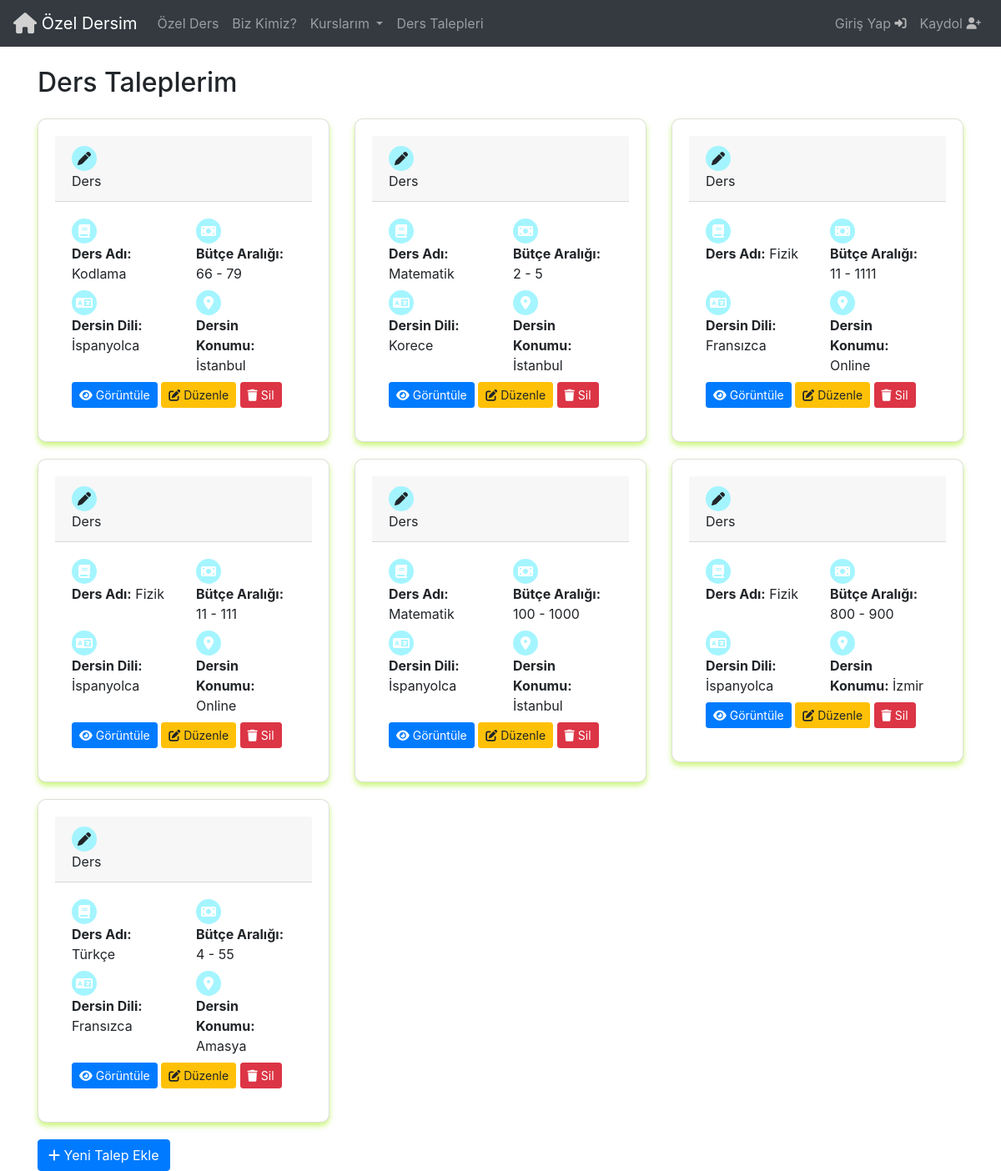
Page /ders_taleplerim/1 on the committed database.
### Base/models.py (models this page shows, shortened)
class DersTalepleri(models.Model):
  seviye = [
    ('İlkokul', 'İlkokul'),
    ('Ortaokul', 'Ortaokul'),
    ('Lise', 'Lise'),
    ('Üniversite', 'Üniversite'),
    ('Yüksek Lisans','Yüksek Lisans'),
  ]
  kullanici = models.ForeignKey(User, on_delete=models.CASCADE)
  isim = models.CharField(max_length=50)
  ders = models.ForeignKey(Ders, on_delete=models.CASCADE)
  talep_notu= models.TextField(max_length=200,null=True,blank=True)
  talep_durumu = models.BooleanField(default=False)
  min_butce = models.IntegerField(validators=[MinValueValidator(0)])
  max_butce = models.IntegerField(validators=[MaxValueValidator(10000)])
  ogrenci_seviyesi = models.CharField(max_length=50,choices=seviye)
  olusturulma_tarihi = models.DateTimeField(auto_now_add=True)
  konum = models.ForeignKey(Sehir, on_delete=models.CASCADE, null=True, blank=True, default=None)
  dil = models.ForeignKey(Dil,on_delete=models.CASCADE,default=None)

class Ders(models.Model):
  ders = models.CharField(max_length=50)
  def __str__(self) :
    return self.ders

class Dil(models.Model):
  dil = models.CharField(max_length=50)
  def __str__(self):
    return self.dil

class Sehir(models.Model):
  sehir = models.CharField(max_length=50)
  def __str__(self):
    return self.sehir

### Base/views.py (the view)
# urls.py: path('ders_taleplerim/<str:pk>',views.ders_taleplerim,name='DersTaleplerim'),
def ders_taleplerim(request,pk):
   user = User.objects.get(id=pk)
   ders_taleplerim = DersTalepleri.objects.filter(kullanici=user)
   context = {'user': user , 'ders_taleplerim':ders_taleplerim}
   return render(request,'DersTaleplerim.html',context)

### Templates/DersTaleplerim.html (shortened to what this page needs)
{% include 'navbar.html' %}
<!DOCTYPE html>
<html lang="en">
<head>
    <link
            rel="stylesheet"
            href="https://stackpath.bootstrapcdn.com/bootstrap/4.5.2/css/bootstrap.min.css"
    />
    <link
            rel="stylesheet"
            href="https://cdnjs.cloudflare.com/ajax/libs/font-awesome/6.5.2/css/all.min.css"
    />
</head>
<body>
<div class="container mt-4">
    <h2 class="mb-4">Ders Taleplerim</h2>
    <div class="row">
        {% for ders in ders_taleplerim %}
        <div class="col-md-4">
            <div class="card custom-card">
                <div class="card-header">
                    <i class="fas fa-pen icon-circle"></i> Ders
                </div>
                <div class="card-body">
                    <div class="row">
                        <div class="col-md-6">
                            <div class="icon-circle"><i class="fas fa-book"></i></div>
                            <strong>Ders Adı:</strong> {{ ders.ders }}
                        </div>
                        <div class="col-md-6">
                            <div class="icon-circle"><i class="fas fa-money-bill"></i></div>
                            <strong>Bütçe Aralığı:</strong> {{ ders.min_butce }} - {{ ders.max_butce }}
                        </div>
                    </div>
                    <div class="row mt-2">
                        <div class="col-md-6">
                            <div class="icon-circle"><i class="fas fa-language"></i></div>
                            <strong>Dersin Dili:</strong> {{ ders.dil }}
                        </div>
                        <div class="col-md-6">
                            <div class="icon-circle"><i class="fas fa-map-marker-alt"></i></div>
                            <strong>Dersin Konumu:</strong> {{ ders.konum }}
                        </div>
                    </div>
                    <div class="row mt-2">
                        <div class="col-md-12">
                            <a href="{% url 'TalepDetay' ders.id %}" class="btn btn-primary btn-sm"><i class="fas fa-eye"></i> Görüntüle</a>
                            <a href="{% url 'TalepDuzenle' ders.id %}" class="btn btn-warning btn-sm"><i class="fas fa-edit"></i> Düzenle</a>
                            <a href="{% url 'TalepSil' ders.id %}" class="btn btn-danger btn-sm"><i class="fas fa-trash"></i> Sil</a>
                        </div>
                    </div>
                </div>
            </div>
        </div>
        {% endfor %}
    </div>
    <a href="{% url 'TalepOlustur'  %}" class="btn btn-primary">
        <i class="fas fa-plus"></i> Yeni Talep Ekle
    </a>
</div>
</body>
</html>

### Templates/DersTaleplerim.html (style rules this page uses)
.icon-circle { width: 30px; height: 30px; border-radius: 50%; background-color: #96f3ffdc; display: flex; justify-content: center; align-items: center; margin-right: 10px; }
.icon-circle i { color: white; }
.custom-card { border-radius: 10px; padding: 20px; margin-bottom: 20px; box-shadow: 0 4px 6px rgba(156, 238, 5, 0.527); }

### rows in the picture
DersTalepleri: ders "Kodlama", min_butce "66", max_butce "79", dil "İspanyolca", konum "İstanbul"
DersTalepleri: ders "Matematik", min_butce "2", max_butce "5", dil "Korece", konum "İstanbul"
DersTalepleri: ders "Fizik", min_butce "11", max_butce "1111", dil "Fransızca", konum "Online"
DersTalepleri: ders "Fizik", min_butce "11", max_butce "111", dil "İspanyolca", konum "Online"
DersTalepleri: ders "Matematik", min_butce "100", max_butce "1000", dil "İspanyolca", konum "İstanbul"
DersTalepleri: ders "Fizik", min_butce "800", max_butce "900", dil "İspanyolca", konum "İzmir"
DersTalepleri: ders "Türkçe", min_butce "4", max_butce "55", dil "Fransızca", konum "Amasya"
